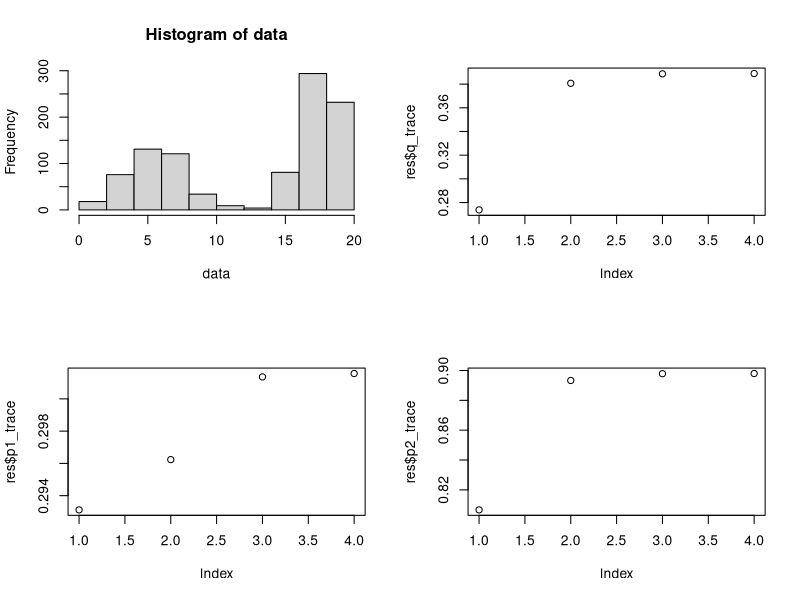

Reproduce this figure in R.
#################################
####### EM Algorithm ############
#################################

# This file contains two examples of implementing the EM algorithm. The first 
# example is a mixture model of two binomial distributions where we augment
# the data with a latent variable that denotes from which distribution the data
# comes from. The second example is a missing data problem with Poisson regression.
# This is an exercise from Casella and Berger

################################################################################
# EM for Mixture Model Classification ##########################################
################################################################################

# Initializing the Algorithm
n<-1000
P.init<-c(.1, .6, .7)

# True Values
m<-20
q<-.4
p1<-.3
p2<-.9
P.true<-c(q, p1, p2)

# Generate Data
dat<-function(n){
  Z<-rbinom(n, 1, q)
  X<-c()
  for(i in 1:n){
    if(Z[i]==1){
      Xi<-rbinom(1,m,p1)
    }
    else{
      Xi<-rbinom(1,m,p2)
    }
    X<-c(X, Xi)
  }
  
  return(X)
}

# Define variable to calculate posterior probabilities
gamma1<-function(X, P){
  gam<-c()
  for(i in 1:n){
    num<-P[1]*dbinom(X[i], m, P[2])
    denom<-P[1]*dbinom(X[i], m, P[2])+(1-P[1])*dbinom(X[i], m, P[3])
    g<-num/denom
    gam<-c(gam,g)
  }
  return(gam)
}

# EM Algorithm Function
EM<-function(data, P, epsilon=.00001){
  q_vec<-c()
  p1_vec<-c()
  p2_vec<-c()
  P.old<-P
  
  gamma1_n<-gamma1(data, P.old)
  gamma0_n<-1-gamma1(data, P.old)
  
  q_n<-sum(gamma1_n)/sum(gamma0_n+gamma1_n)
  p1_n<-sum(gamma1_n*data)/sum(m*gamma1_n)
  p2_n<-sum(gamma0_n*data)/sum(m*gamma0_n)
  
  q_vec<-c(q_vec, q_n)
  p1_vec<-c(p1_vec, p1_n)
  p2_vec<-c(p2_vec, p2_n)
  
  P.new<-c(q_n, p1_n, p2_n)
  
  count<-0
  while(sum((P.new-P.old)^2)>=epsilon){
    P.old<-P.new
    
    gamma1_n<-gamma1(data, P.old)
    gamma0_n<-1-gamma1(data, P.old)
    
    q_n<-sum(gamma1_n)/sum(gamma0_n+gamma1_n)
    p1_n<-sum(gamma1_n*data)/sum(m*gamma1_n)
    p2_n<-sum(gamma0_n*data)/sum(m*gamma0_n)
    
    q_vec<-c(q_vec, q_n)
    p1_vec<-c(p1_vec, p1_n)
    p2_vec<-c(p2_vec, p2_n)
    
    P.new<-c(q_n, p1_n, p2_n)
    
    count<-count+1
    if(count%%100==0){
      print(count)
    }
    if(count>5000){
      break
    }
    
  }
  return(list(est=P.new, q_trace=q_vec, p1_trace=p1_vec, p2_trace=p2_vec, iterations=count))
}

data<-dat(n)
res<-EM(data, P.init)

# PLotting the data as well as the trace of our parameters
par(mfrow=c(2,2))
hist(data)
plot(res$q_trace)
plot(res$p1_trace)
plot(res$p2_trace)




################################################################################
# EM for Missing Poisson Data ##################################################
################################################################################

# Initialize the true values
n<-100
m<-200
beta<-5
tau<-rep(1/n, n)
vrai<-c(tau, beta)

# Generate the Data
Y<-c()
for(i in 1:n){
  y<-rpois(1, m*beta*tau[i])
  Y<-c(Y,y)
}

X<-rmultinom(1, m, tau)

# Initialize Starting Guesses for Parameters
t<-c(rep(1/(2*n), n/2 ), rep(3/(2*n), (n/2)))
b<-3
init<-c(t,b)

# EM algorithm Function
EM<-function(X, Y, init, epsilon){
  vec<-init
  t<-vec[1:n]
  b<-vec[n+1]
  k<-0
  while(sum((vrai-vec)^2)>=epsilon){
    b0 <- b
    t0 <- t
    
    b<-sum(Y)/(m*t0[1]+sum(X[2:n]))
    
    t[1]<-(Y[1]+m*t0[1])/(m*b)
    
    for(i in 2:n){
      t[i]<-(Y[i]+X[i])/(m*b)
    }
    
    
    vec<-c(t,b)
    
    
    k<-k+1
    if(k%%50000==0){
      print(k)
    }
    
    if(k>500000){
      break
    }
    
  }
  return(list(sol=vec, iter=k, error_tau=sum((vrai[1:n]-vec[1:n])^2), error_beta=sum((vrai[n+1]-vec[n+1])^2)))
}


res<-EM(X, Y, init, .00001)
